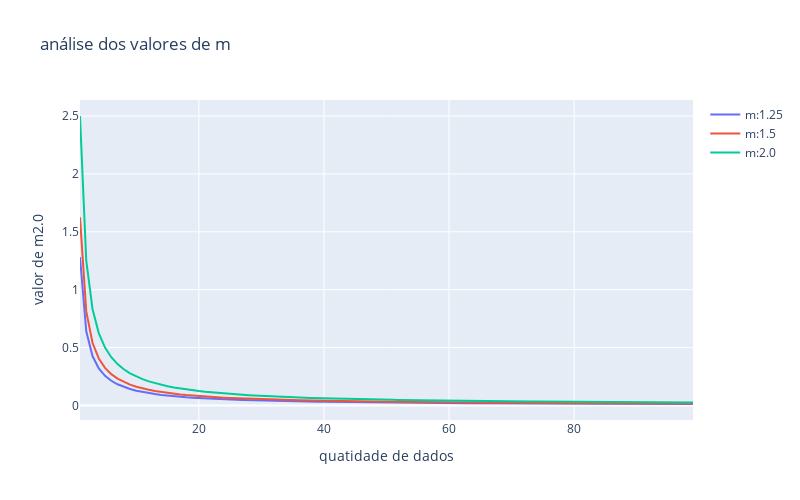

Notebook cell for this chart:
### Markdown cell above
##Teste do parâmetro m, que define a tolerância para a criação de novas nuvens.

### Code cell
x = np.arange(1,100)
def limiar(m,x):
    return (1+m**2)/(2*x)
ms = np.array([1.25,1.5,2])
labels = [f'm:{ms[i-1]}' for i in range(1,1+len(ms))]
'''plt.figure(figsize=(10,5))
for m,label in zip(ms,labels):
    plt.plot(x,limiar(m,x),label=label)
xticks = list(np.arange(0,31))
yticks = list(np.arange(0,1.75,0.125))
plt.xticks(xticks)
plt.yticks(yticks)
plt.xlabel('quantidade de dados')
plt.ylabel('valores de m')
plt.grid(True)
plt.legend()'''

fig = make_subplots(rows=1, cols=1)
for m,label in zip(ms[:],labels[:]):
    fig.add_trace(go.Scatter(x=x,y=limiar(m,x),name=label),row=1,col=1)
fig.update_layout(width=800, height=500, title=f'análise dos valores de m')
fig.update_yaxes(title_text = f'valor de m{m}')
fig.update_xaxes(title_text = 'quatidade de dados')
fig.show()
